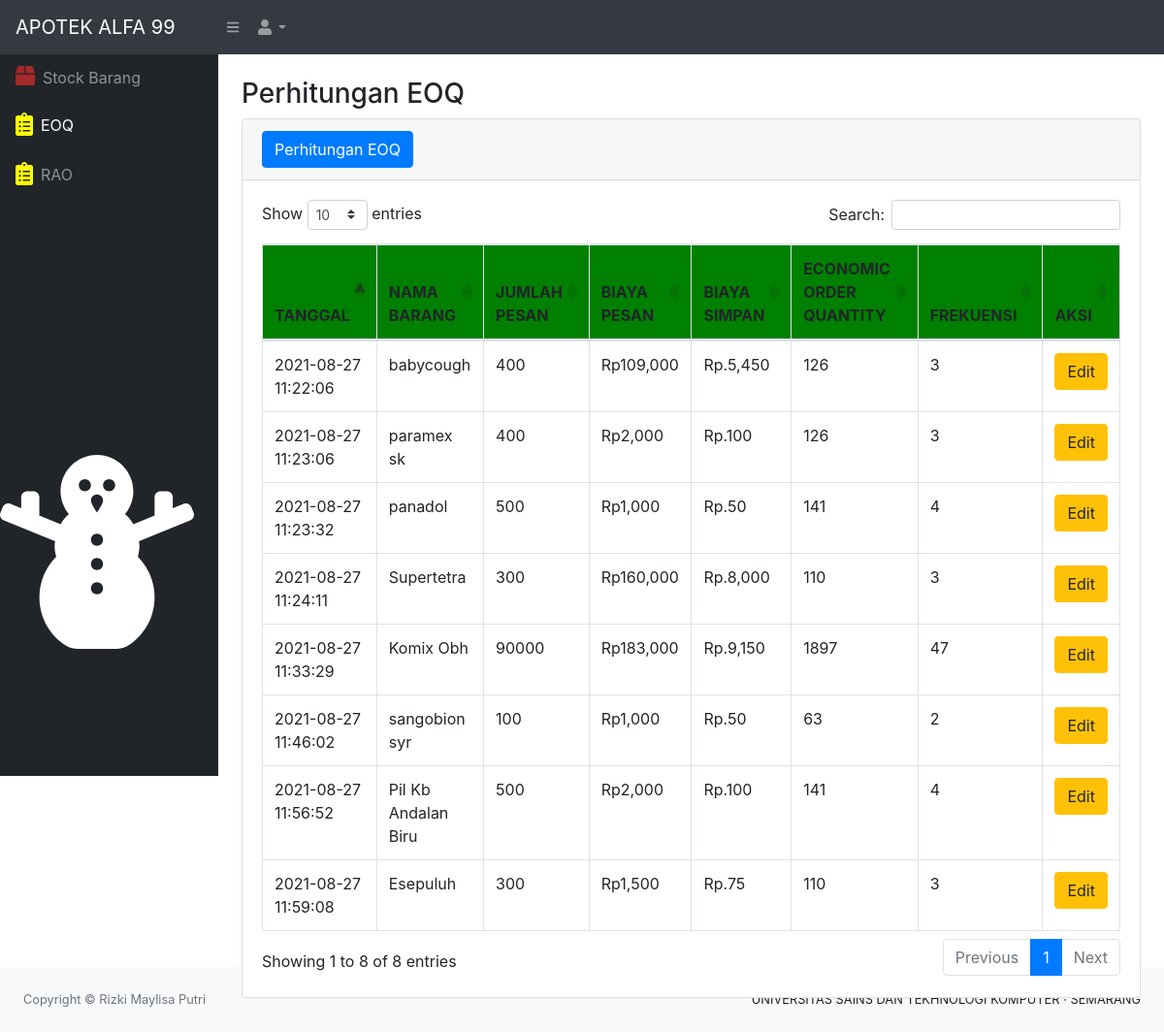
/adminorder/pesan.php, run on the app's committed database.
### tables this page shows
CREATE TABLE `pesan` (
  `idpesan` int(11) NOT NULL,
  `idbarang` int(11) NOT NULL,
  `jumlahpesan` int(11) NOT NULL,
  `tanggal` timestamp NOT NULL DEFAULT current_timestamp() ON UPDATE current_timestamp(),
  `biayapesan` int(11) NOT NULL,
  `biayasimpan` int(11) NOT NULL,
  `eoq` int(11) NOT NULL,
  `atas` int(11) NOT NULL,
  `bawah` int(11) NOT NULL,
  `frekuensi` int(11) NOT NULL,
  `daurulang` int(11) NOT NULL,
  `bulan` int(11) NOT NULL
);

CREATE TABLE `stock` (
  `idbarang` int(11) NOT NULL,
  `namabarang` varchar(50) NOT NULL,
  `deskripsi` varchar(50) NOT NULL,
  `stock` int(11) NOT NULL
);

### adminorder/pesan.php (the view, shortened to what this page needs)
<?php
require 'function.php';
?>
<!DOCTYPE html>
<html lang="en">
<head>
    <link href="css/styles.css" rel="stylesheet" />
    <link href="https://cdn.datatables.net/1.10.20/css/dataTables.bootstrap4.min.css" rel="stylesheet"
 />
</head>
<body class="sb-nav-fixed">
    <nav class="sb-topnav navbar navbar-expand navbar-dark bg-dark">
        <a class="navbar-brand" href="menuorder.php">APOTEK ALFA 99</a>
        <button class="btn btn-link btn-sm order-1 order-lg-0" id="sidebarToggle" href="#"><i
                class="fas fa-bars"></i></button>
        <ul class="navbar-nav ml-auto ml-md-0">
            <li class="nav-item dropdown">
                <a class="nav-link dropdown-toggle" id="userDropdown" href="#" role="button" data-toggle="dropdown"
                    aria-haspopup="true" aria-expanded="false"><i class="fas fa-user fa-fw"></i></a>
            </li>
        </ul>
    </nav>
    <div id="layoutSidenav">
        <div id="layoutSidenav_nav">
            <nav class="sb-sidenav accordion sb-sidenav-dark" id="sidenavAccordion">
                <div class="sb-sidenav-menu">
                    <div class="nav">
                        <a class="nav-link" href="menuorder.php">
                            <div class="sb-nav-link-icon"><i class='fas fa-box' style='font-size:20px;color:brown'></i>
                            </div>
                            Stock Barang
                        </a>
                        <a class="nav-link" href="pesan.php">
                            <div class="sb-nav-link-icon"><i class='fas fa-clipboard-list'
                                    style='font-size:24px;color:yellow'></i></i></div>
                            EOQ
                            <a class="nav-link" href="plan.php">
                                <div class="sb-nav-link-icon"><i class='fas fa-clipboard-list'
                                        style='font-size:24px;color:yellow'></i></i></div>
                                RAO
                            </a>
                        </a>
                        <a class="nav-link" href="">
                        </a>
                        <a class="nav-link" href="">
                        </a>
                        <a class="nav-link" href="">
                        </a>
                        <a class="nav-link" href="">
                        </a>
                        <a class="nav-link" href="">
                        </a>
                        <a class="nav-link" href="">
                        </a>
                        <a class="nav-link" href="">
                        </a>
                        <a class="nav-link" href="">
                        </a>
                        <a class="nav-link" href="">
                        </a>
                        <a class="nav-link" href="">
                        </a>
                        <a class="nav-link" href="">
                        </a>
                        <i class='fas fa-snowman' style='font-size:200px;color:white'></i>
                    </div>
                </div>
            </nav>
        </div>
        <div id="layoutSidenav_content">
            <main>
                <div class="container-fluid">
                    <h3 class="mt-4">Perhitungan EOQ</h3>
                    <div class="card mb-4">
                        <div class="card-header">
                            <button type="button" class="btn btn-primary" data-toggle="modal" data-target="#myModal">
                                Perhitungan EOQ
                            </button>
                        </div>
                        <div class="card-body">
                            <div class="table-responsive">
                                <table class="table table-bordered" id="dataTable" width="100%" cellspacing="0">
                                    <thead>
                                        <tr>
                                            <th bgcolor="green">TANGGAL</th>
                                            <th bgcolor="green">NAMA BARANG</th>
                                            <th bgcolor="green">JUMLAH PESAN</th>
                                            <th bgcolor="green">BIAYA PESAN</th>
                                            <th bgcolor="green">BIAYA SIMPAN</th>
                                            <th bgcolor="green">ECONOMIC ORDER QUANTITY</th>
                                            <th bgcolor="green">FREKUENSI</th>
                                            <th bgcolor="green">AKSI</th>
                                        </tr>
                                    </thead>
                                    <tbody>
                                        <?php
                                            $ambilsemuadatapesan = mysqli_query($conn,"Select * from pesan p, stock s where s.idbarang = p.idbarang");
                                            while ($data=mysqli_fetch_array($ambilsemuadatapesan)){
                                                    $tanggal = $data['tanggal'];
                                                    $idbarang = $data['namabarang'];
                                                    $jumlahpesan = $data['jumlahpesan'];
                                                    $biayapesan = $data['biayapesan'];
                                                    $biayasimpan = $data['biayasimpan'];
                                                    $eoq = $data['eoq'];
                                                    $frekuensi = $data['frekuensi'];
                                                    $idp = $data['idpesan'];
                                            ?>
                                        <tr>
                                            <td><?=$tanggal;?></td>
                                            <td><?=$idbarang;?></td>
                                            <td><?=$jumlahpesan;?></td>
                                            <td>Rp<?=number_format($biayapesan);?></td>
                                            <td>Rp.<?=number_format($biayasimpan);?></td>
                                            <td><?=$eoq;?></td>
                                            <td><?=$frekuensi;?></td>
                                            <td>
                                                <button type="button" class="btn btn-warning" data-toggle="modal"
                                                    data-target="#edit<?=$idp;?>">
                                                    Edit
                                                </button></td>
                                        </tr>
                                        <?php
                                            };
                                            ?>
                                    </tbody>
                                </table>
                            </div>
                        </div>
                    </div>
                </div>
        </div>
    </div>
    <footer class="py-4 bg-light mt-auto">
        <div class="container-fluid">
            <div class="d-flex align-items-center justify-content-between small">
                <div class="text-muted">Copyright &copy; Rizki Maylisa Putri</div>
                <div>
                    <a>UNIVERSITAS SAINS DAN TEKHNOLOGI KOMPUTER</a>
                    &middot;
                    <a>SEMARANG</a>
                </div>
            </div>
        </div>
    </footer>
</body>
</html>

### data on the page
pesan: tanggal "2021-08-27 11:22:06", idbarang.namabarang "babycough", jumlahpesan "400", biayapesan "109,000", biayasimpan "5,450", eoq "126", frekuensi "3"
pesan: tanggal "2021-08-27 11:23:06", idbarang.namabarang "paramex sk", jumlahpesan "400", biayapesan "2,000", biayasimpan "100", eoq "126", frekuensi "3"
pesan: tanggal "2021-08-27 11:23:32", idbarang.namabarang "panadol", jumlahpesan "500", biayapesan "1,000", biayasimpan "50", eoq "141", frekuensi "4"
pesan: tanggal "2021-08-27 11:24:11", idbarang.namabarang "Supertetra", jumlahpesan "300", biayapesan "160,000", biayasimpan "8,000", eoq "110", frekuensi "3"
pesan: tanggal "2021-08-27 11:33:29", idbarang.namabarang "Komix Obh", jumlahpesan "90000", biayapesan "183,000", biayasimpan "9,150", eoq "1897", frekuensi "47"
pesan: tanggal "2021-08-27 11:46:02", idbarang.namabarang "sangobion syr", jumlahpesan "100", biayapesan "1,000", biayasimpan "50", eoq "63", frekuensi "2"
pesan: tanggal "2021-08-27 11:56:52", idbarang.namabarang "Pil Kb Andalan Biru", jumlahpesan "500", biayapesan "2,000", biayasimpan "100", eoq "141", frekuensi "4"
pesan: tanggal "2021-08-27 11:59:08", idbarang.namabarang "Esepuluh", jumlahpesan "300", biayapesan "1,500", biayasimpan "75", eoq "110", frekuensi "3"
